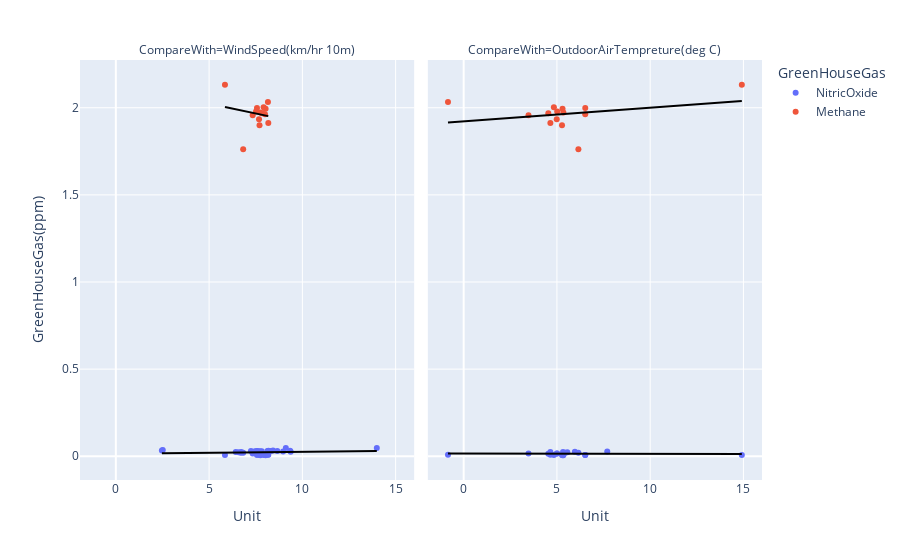
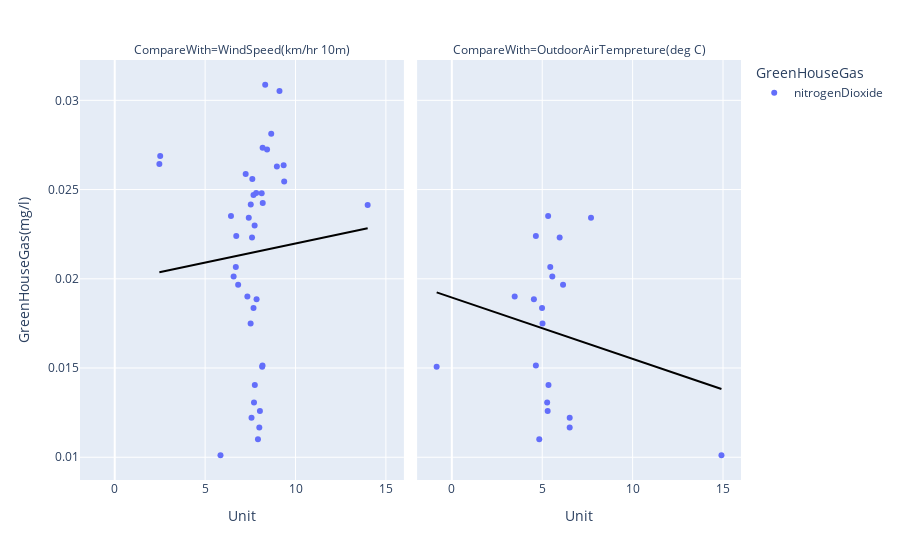
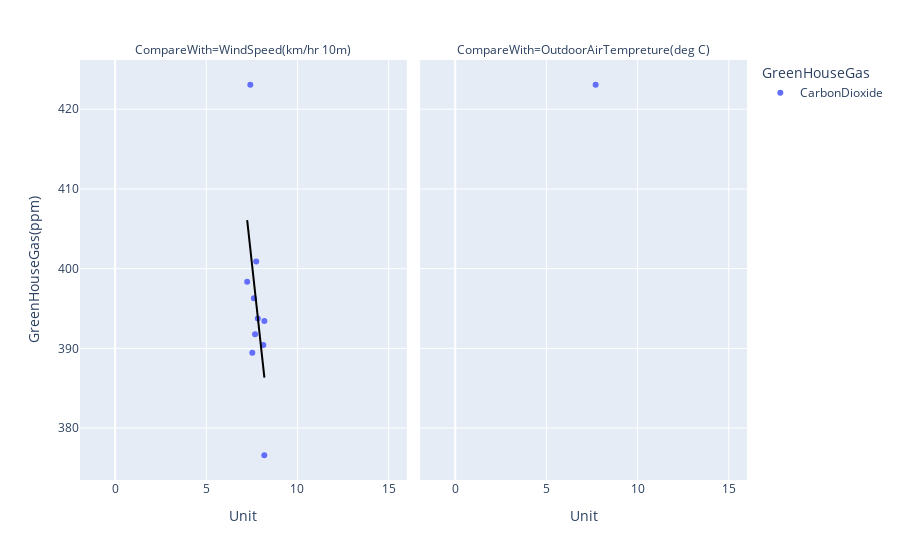

Write notebook code for charts like these, in order.
### Code cell
fig1 = px.scatter(combinedTableFor2, x="Unit", y="GreenHouseGas(ppm)", facet_col="CompareWith", color="GreenHouseGas", 
                 trendline="ols", trendline_color_override="black")
fig1.show()
fig2 = px.scatter(combinedTableFor2NO2, x="Unit", y="GreenHouseGas(mg/l)", facet_col="CompareWith", color="GreenHouseGas", 
                 trendline="ols", trendline_color_override="black")
fig2.show()
fig3 = px.scatter(carbonWST, x="Unit", y="GreenHouseGas(ppm)", facet_col="CompareWith", color="GreenHouseGas", 
                 trendline="ols", trendline_color_override="black")
fig3.show()

### Figure 1 — Plotly figure (JSON) as saved in the notebook; plotly's stock layout.template omitted (floating-point values rounded to 4 significant figures)
{"data": [{"hovertemplate": "GreenHouseGas=NitricOxide<br>CompareWith=WindSpeed(km/hr 10m)<br>Unit=%{x}<br>GreenHouseGas(ppm)=%{y}<extra></extra>", "legendgroup": "NitricOxide", "marker": {"color": "#636efa", "symbol": "circle"}, "mode": "markers", "name": "NitricOxide", "orientation": "v", "showlegend": true, "type": "scatter", "x": [13.99, 8.323, 8.427, 9.343, 9.374, 9.114, 2.469, 2.515, 8.656, 8.968, 8.181, 8.129, 7.825, 8.187, 7.525, 7.675, 7.611, 7.243, 7.738, 7.415, 7.595, 6.722, 6.43, 6.697, 6.577, 6.827, 7.337, 7.677, 7.846, 7.516, 8.173, 7.703, 7.748, 7.923, 7.997, 7.566, 8.031, 8.155, 5.85], "xaxis": "x", "y": [0.04699, 0.03002, 0.03318, 0.03181, 0.02544, 0.04767, 0.03344, 0.03613, 0.03004, 0.02729, 0.03196, 0.03062, 0.0286, 0.02931, 0.03052, 0.02662, 0.0307, 0.02992, 0.02852, 0.02747, 0.02588, 0.02495, 0.02451, 0.02092, 0.02267, 0.01969, 0.01667, 0.01645, 0.01476, 0.01661, 0.009, 0.007857, 0.006564, 0.006772, 0.007544, 0.00747, 0.005938, 0.009245, 0.006944], "yaxis": "y"}, {"hovertemplate": "<b>OLS trendline</b><br>GreenHouseGas(ppm) = 0.00102699 * Unit + 0.0153729<br>R<sup>2</sup>=0.026501<br><br>GreenHouseGas=NitricOxide<br>CompareWith=WindSpeed(km/hr 10m)<br>Unit=%{x}<br>GreenHouseGas(ppm)=%{y} <b>(trend)</b><extra></extra>", "legendgroup": "NitricOxide", "line": {"color": "black"}, "marker": {"color": "#636efa", "symbol": "circle"}, "mode": "lines", "name": "NitricOxide", "showlegend": false, "type": "scatter", "x": [2.469, 2.515, 5.85, 6.43, 6.577, 6.697, 6.722, 6.827, 7.243, 7.337, 7.415, 7.516, 7.525, 7.566, 7.595, 7.611, 7.675, 7.677, 7.703, 7.738, 7.748, 7.825, 7.846, 7.923, 7.997, 8.031, 8.129, 8.155, 8.173, 8.181, 8.187, 8.323, 8.427, 8.656, 8.968, 9.114, 9.343, 9.374, 13.99], "xaxis": "x", "y": [0.01791, 0.01796, 0.02138, 0.02198, 0.02213, 0.02225, 0.02228, 0.02238, 0.02281, 0.02291, 0.02299, 0.02309, 0.0231, 0.02314, 0.02317, 0.02319, 0.02325, 0.02326, 0.02328, 0.02332, 0.02333, 0.02341, 0.02343, 0.02351, 0.02359, 0.02362, 0.02372, 0.02375, 0.02377, 0.02377, 0.02378, 0.02392, 0.02403, 0.02426, 0.02458, 0.02473, 0.02497, 0.025, 0.02974], "yaxis": "y"}, {"hovertemplate": "GreenHouseGas=NitricOxide<br>CompareWith=OutdoorAirTempreture(deg C)<br>Unit=%{x}<br>GreenHouseGas(ppm)=%{y}<extra></extra>", "legendgroup": "NitricOxide", "marker": {"color": "#636efa", "symbol": "circle"}, "mode": "markers", "name": "NitricOxide", "orientation": "v", "showlegend": false, "type": "scatter", "x": [null, null, null, null, null, null, null, null, null, null, null, null, null, null, null, null, null, null, null, 7.698, 5.964, 4.648, 5.327, 5.444, 5.557, 6.151, 3.476, 4.989, 4.538, 5.014, 4.649, 5.272, 5.345, 4.836, 6.518, 6.519, 5.3, -0.8408, 14.91], "xaxis": "x2", "y": [0.04699, 0.03002, 0.03318, 0.03181, 0.02544, 0.04767, 0.03344, 0.03613, 0.03004, 0.02729, 0.03196, 0.03062, 0.0286, 0.02931, 0.03052, 0.02662, 0.0307, 0.02992, 0.02852, 0.02747, 0.02588, 0.02495, 0.02451, 0.02092, 0.02267, 0.01969, 0.01667, 0.01645, 0.01476, 0.01661, 0.009, 0.007857, 0.006564, 0.006772, 0.007544, 0.00747, 0.005938, 0.009245, 0.006944], "yaxis": "y2"}, {"hovertemplate": "<b>OLS trendline</b><br>GreenHouseGas(ppm) = -0.000127418 * Unit + 0.0156052<br>R<sup>2</sup>=0.002114<br><br>GreenHouseGas=NitricOxide<br>CompareWith=OutdoorAirTempreture(deg C)<br>Unit=%{x}<br>GreenHouseGas(ppm)=%{y} <b>(trend)</b><extra></extra>", "legendgroup": "NitricOxide", "line": {"color": "black"}, "marker": {"color": "#636efa", "symbol": "circle"}, "mode": "lines", "name": "NitricOxide", "showlegend": false, "type": "scatter", "x": [-0.8408, 3.476, 4.538, 4.648, 4.649, 4.836, 4.989, 5.014, 5.272, 5.3, 5.327, 5.345, 5.444, 5.557, 5.964, 6.151, 6.518, 6.519, 7.698, 14.91], "xaxis": "x2", "y": [0.01571, 0.01516, 0.01503, 0.01501, 0.01501, 0.01499, 0.01497, 0.01497, 0.01493, 0.01493, 0.01493, 0.01492, 0.01491, 0.0149, 0.01485, 0.01482, 0.01477, 0.01477, 0.01462, 0.0137], "yaxis": "y2"}, {"hovertemplate": "GreenHouseGas=Methane<br>CompareWith=WindSpeed(km/hr 10m)<br>Unit=%{x}<br>GreenHouseGas(ppm)=%{y}<extra></extra>", "legendgroup": "Methane", "marker": {"color": "#EF553B", "symbol": "circle"}, "mode": "markers", "name": "Methane", "orientation": "v", "showlegend": true, "type": "scatter", "x": [6.827, 7.337, 7.677, 7.846, 7.516, 8.173, 7.703, 7.748, 7.923, 7.997, 7.566, 8.031, 8.155, 5.85, 13.99, 8.323, 8.427, 9.343, 9.374, 9.114, 2.469, 2.515, 8.656, 8.968, 8.181, 8.129, 7.825, 8.187, 7.525, 7.675, 7.611, 7.243, 7.738, 7.415, 7.595, 6.722, 6.43, 6.697, 6.577], "xaxis": "x", "y": [1.762, 1.957, 1.934, 1.968, 1.978, 1.912, 1.9, 1.973, 2.003, 1.962, 1.999, 1.994, 2.033, 2.132, null, null, null, null, null, null, null, null, null, null, null, null, null, null, null, null, null, null, null, null, null, null, null, null, null], "yaxis": "y"}, {"hovertemplate": "<b>OLS trendline</b><br>GreenHouseGas(ppm) = -0.0226163 * Unit + 2.13669<br>R<sup>2</sup>=0.029513<br><br>GreenHouseGas=Methane<br>CompareWith=WindSpeed(km/hr 10m)<br>Unit=%{x}<br>GreenHouseGas(ppm)=%{y} <b>(trend)</b><extra></extra>", "legendgroup": "Methane", "line": {"color": "black"}, "marker": {"color": "#EF553B", "symbol": "circle"}, "mode": "lines", "name": "Methane", "showlegend": false, "type": "scatter", "x": [5.85, 6.827, 7.337, 7.516, 7.566, 7.677, 7.703, 7.748, 7.846, 7.923, 7.997, 8.031, 8.155, 8.173], "xaxis": "x", "y": [2.004, 1.982, 1.971, 1.967, 1.966, 1.963, 1.962, 1.961, 1.959, 1.958, 1.956, 1.955, 1.952, 1.952], "yaxis": "y"}, {"hovertemplate": "GreenHouseGas=Methane<br>CompareWith=OutdoorAirTempreture(deg C)<br>Unit=%{x}<br>GreenHouseGas(ppm)=%{y}<extra></extra>", "legendgroup": "Methane", "marker": {"color": "#EF553B", "symbol": "circle"}, "mode": "markers", "name": "Methane", "orientation": "v", "showlegend": false, "type": "scatter", "x": [6.151, 3.476, 4.989, 4.538, 5.014, 4.649, 5.272, 5.345, 4.836, 6.518, 6.519, 5.3, -0.8408, 14.91, 7.698, 5.964, 4.648, 5.327, 5.444, 5.557], "xaxis": "x2", "y": [1.762, 1.957, 1.934, 1.968, 1.978, 1.912, 1.9, 1.973, 2.003, 1.962, 1.999, 1.994, 2.033, 2.132, null, null, null, null, null, null], "yaxis": "y2"}, {"hovertemplate": "<b>OLS trendline</b><br>GreenHouseGas(ppm) = 0.00786951 * Unit + 1.92179<br>R<sup>2</sup>=0.100333<br><br>GreenHouseGas=Methane<br>CompareWith=OutdoorAirTempreture(deg C)<br>Unit=%{x}<br>GreenHouseGas(ppm)=%{y} <b>(trend)</b><extra></extra>", "legendgroup": "Methane", "line": {"color": "black"}, "marker": {"color": "#EF553B", "symbol": "circle"}, "mode": "lines", "name": "Methane", "showlegend": false, "type": "scatter", "x": [-0.8408, 3.476, 4.538, 4.649, 4.836, 4.989, 5.014, 5.272, 5.3, 5.345, 6.151, 6.518, 6.519, 14.91], "xaxis": "x2", "y": [1.915, 1.949, 1.958, 1.958, 1.96, 1.961, 1.961, 1.963, 1.963, 1.964, 1.97, 1.973, 1.973, 2.039], "yaxis": "y2"}], "layout": {"annotations": [{"font": {}, "showarrow": false, "text": "CompareWith=WindSpeed(km/hr 10m)", "x": 0.245, "xanchor": "center", "xref": "paper", "y": 1, "yanchor": "bottom", "yref": "paper"}, {"font": {}, "showarrow": false, "text": "CompareWith=OutdoorAirTempreture(deg C)", "x": 0.755, "xanchor": "center", "xref": "paper", "y": 1, "yanchor": "bottom", "yref": "paper"}], "legend": {"title": {"text": "GreenHouseGas"}, "tracegroupgap": 0}, "margin": {"t": 60}, "xaxis": {"anchor": "y", "domain": [0, 0.49], "title": {"text": "Unit"}}, "xaxis2": {"anchor": "y2", "domain": [0.51, 1], "matches": "x", "title": {"text": "Unit"}}, "yaxis": {"anchor": "x", "domain": [0, 1], "title": {"text": "GreenHouseGas(ppm)"}}, "yaxis2": {"anchor": "x2", "domain": [0, 1], "matches": "y", "showticklabels": false}}}

### Figure 2 — Plotly figure (JSON) as saved in the notebook; plotly's stock layout.template omitted (floating-point values rounded to 4 significant figures)
{"data": [{"hovertemplate": "GreenHouseGas=nitrogenDioxide<br>CompareWith=WindSpeed(km/hr 10m)<br>Unit=%{x}<br>GreenHouseGas(mg/l)=%{y}<extra></extra>", "legendgroup": "nitrogenDioxide", "marker": {"color": "#636efa", "symbol": "circle"}, "mode": "markers", "name": "nitrogenDioxide", "orientation": "v", "showlegend": true, "type": "scatter", "x": [13.99, 8.323, 8.427, 9.343, 9.374, 9.114, 2.469, 2.515, 8.656, 8.968, 8.181, 8.129, 7.825, 8.187, 7.525, 7.675, 7.611, 7.243, 7.738, 7.415, 7.595, 6.722, 6.43, 6.697, 6.577, 6.827, 7.337, 7.677, 7.846, 7.516, 8.173, 7.703, 7.748, 7.923, 7.997, 7.566, 8.031, 8.155, 5.85], "xaxis": "x", "y": [0.02413, 0.03087, 0.02724, 0.02637, 0.02545, 0.03053, 0.02644, 0.02688, 0.02813, 0.0263, 0.02735, 0.0248, 0.02481, 0.02424, 0.02417, 0.0247, 0.0256, 0.02587, 0.02299, 0.02342, 0.02231, 0.0224, 0.02353, 0.02067, 0.02012, 0.01967, 0.019, 0.01837, 0.01885, 0.0175, 0.01514, 0.01307, 0.01405, 0.01101, 0.01167, 0.01221, 0.01259, 0.01507, 0.01011], "yaxis": "y"}, {"hovertemplate": "<b>OLS trendline</b><br>GreenHouseGas(mg/l) = 0.00021394 * Unit + 0.0198372<br>R<sup>2</sup>=0.004226<br><br>GreenHouseGas=nitrogenDioxide<br>CompareWith=WindSpeed(km/hr 10m)<br>Unit=%{x}<br>GreenHouseGas(mg/l)=%{y} <b>(trend)</b><extra></extra>", "legendgroup": "nitrogenDioxide", "line": {"color": "black"}, "marker": {"color": "#636efa", "symbol": "circle"}, "mode": "lines", "name": "nitrogenDioxide", "showlegend": false, "type": "scatter", "x": [2.469, 2.515, 5.85, 6.43, 6.577, 6.697, 6.722, 6.827, 7.243, 7.337, 7.415, 7.516, 7.525, 7.566, 7.595, 7.611, 7.675, 7.677, 7.703, 7.738, 7.748, 7.825, 7.846, 7.923, 7.997, 8.031, 8.129, 8.155, 8.173, 8.181, 8.187, 8.323, 8.427, 8.656, 8.968, 9.114, 9.343, 9.374, 13.99], "xaxis": "x", "y": [0.02037, 0.02038, 0.02109, 0.02121, 0.02124, 0.02127, 0.02128, 0.0213, 0.02139, 0.02141, 0.02142, 0.02145, 0.02145, 0.02146, 0.02146, 0.02147, 0.02148, 0.02148, 0.02149, 0.02149, 0.02149, 0.02151, 0.02152, 0.02153, 0.02155, 0.02156, 0.02158, 0.02158, 0.02159, 0.02159, 0.02159, 0.02162, 0.02164, 0.02169, 0.02176, 0.02179, 0.02184, 0.02184, 0.02283], "yaxis": "y"}, {"hovertemplate": "GreenHouseGas=nitrogenDioxide<br>CompareWith=OutdoorAirTempreture(deg C)<br>Unit=%{x}<br>GreenHouseGas(mg/l)=%{y}<extra></extra>", "legendgroup": "nitrogenDioxide", "marker": {"color": "#636efa", "symbol": "circle"}, "mode": "markers", "name": "nitrogenDioxide", "orientation": "v", "showlegend": false, "type": "scatter", "x": [null, null, null, null, null, null, null, null, null, null, null, null, null, null, null, null, null, null, null, 7.698, 5.964, 4.648, 5.327, 5.444, 5.557, 6.151, 3.476, 4.989, 4.538, 5.014, 4.649, 5.272, 5.345, 4.836, 6.518, 6.519, 5.3, -0.8408, 14.91], "xaxis": "x2", "y": [0.02413, 0.03087, 0.02724, 0.02637, 0.02545, 0.03053, 0.02644, 0.02688, 0.02813, 0.0263, 0.02735, 0.0248, 0.02481, 0.02424, 0.02417, 0.0247, 0.0256, 0.02587, 0.02299, 0.02342, 0.02231, 0.0224, 0.02353, 0.02067, 0.02012, 0.01967, 0.019, 0.01837, 0.01885, 0.0175, 0.01514, 0.01307, 0.01405, 0.01101, 0.01167, 0.01221, 0.01259, 0.01507, 0.01011], "yaxis": "y2"}, {"hovertemplate": "<b>OLS trendline</b><br>GreenHouseGas(mg/l) = -0.000343474 * Unit + 0.0189499<br>R<sup>2</sup>=0.046316<br><br>GreenHouseGas=nitrogenDioxide<br>CompareWith=OutdoorAirTempreture(deg C)<br>Unit=%{x}<br>GreenHouseGas(mg/l)=%{y} <b>(trend)</b><extra></extra>", "legendgroup": "nitrogenDioxide", "line": {"color": "black"}, "marker": {"color": "#636efa", "symbol": "circle"}, "mode": "lines", "name": "nitrogenDioxide", "showlegend": false, "type": "scatter", "x": [-0.8408, 3.476, 4.538, 4.648, 4.649, 4.836, 4.989, 5.014, 5.272, 5.3, 5.327, 5.345, 5.444, 5.557, 5.964, 6.151, 6.518, 6.519, 7.698, 14.91], "xaxis": "x2", "y": [0.01924, 0.01776, 0.01739, 0.01735, 0.01735, 0.01729, 0.01724, 0.01723, 0.01714, 0.01713, 0.01712, 0.01711, 0.01708, 0.01704, 0.0169, 0.01684, 0.01671, 0.01671, 0.01631, 0.01383], "yaxis": "y2"}], "layout": {"annotations": [{"font": {}, "showarrow": false, "text": "CompareWith=WindSpeed(km/hr 10m)", "x": 0.245, "xanchor": "center", "xref": "paper", "y": 1, "yanchor": "bottom", "yref": "paper"}, {"font": {}, "showarrow": false, "text": "CompareWith=OutdoorAirTempreture(deg C)", "x": 0.755, "xanchor": "center", "xref": "paper", "y": 1, "yanchor": "bottom", "yref": "paper"}], "legend": {"title": {"text": "GreenHouseGas"}, "tracegroupgap": 0}, "margin": {"t": 60}, "xaxis": {"anchor": "y", "domain": [0, 0.49], "title": {"text": "Unit"}}, "xaxis2": {"anchor": "y2", "domain": [0.51, 1], "matches": "x", "title": {"text": "Unit"}}, "yaxis": {"anchor": "x", "domain": [0, 1], "title": {"text": "GreenHouseGas(mg/l)"}}, "yaxis2": {"anchor": "x2", "domain": [0, 1], "matches": "y", "showticklabels": false}}}

### Figure 3 — Plotly figure (JSON) as saved in the notebook; plotly's stock layout.template omitted (floating-point values rounded to 4 significant figures)
{"data": [{"hovertemplate": "GreenHouseGas=CarbonDioxide<br>CompareWith=WindSpeed(km/hr 10m)<br>Unit=%{x}<br>GreenHouseGas(ppm)=%{y}<extra></extra>", "legendgroup": "CarbonDioxide", "marker": {"color": "#636efa", "symbol": "circle"}, "mode": "markers", "name": "CarbonDioxide", "orientation": "v", "showlegend": true, "type": "scatter", "x": [8.181, 8.129, 7.825, 8.187, 7.525, 7.675, 7.611, 7.243, 7.738, 7.415, 13.99, 8.323, 8.427, 9.343, 9.374, 9.114, 2.469, 2.515, 8.656, 8.968, 7.595, 6.722, 6.43, 6.697, 6.577, 6.827, 7.337, 7.677, 7.846, 7.516, 8.173, 7.703, 7.748, 7.923, 7.997, 7.566, 8.031, 8.155, 5.85], "xaxis": "x", "y": [376.6, 390.4, 393.8, 393.4, 389.5, 391.8, 396.3, 398.4, 400.9, 423.1, null, null, null, null, null, null, null, null, null, null, null, null, null, null, null, null, null, null, null, null, null, null, null, null, null, null, null, null, null], "yaxis": "y"}, {"hovertemplate": "<b>OLS trendline</b><br>GreenHouseGas(ppm) = -20.9459 * Unit + 557.797<br>R<sup>2</sup>=0.343766<br><br>GreenHouseGas=CarbonDioxide<br>CompareWith=WindSpeed(km/hr 10m)<br>Unit=%{x}<br>GreenHouseGas(ppm)=%{y} <b>(trend)</b><extra></extra>", "legendgroup": "CarbonDioxide", "line": {"color": "black"}, "marker": {"color": "#636efa", "symbol": "circle"}, "mode": "lines", "name": "CarbonDioxide", "showlegend": false, "type": "scatter", "x": [7.243, 7.415, 7.525, 7.611, 7.675, 7.738, 7.825, 8.129, 8.181, 8.187], "xaxis": "x", "y": [406.1, 402.5, 400.2, 398.4, 397.0, 395.7, 393.9, 387.5, 386.4, 386.3], "yaxis": "y"}, {"hovertemplate": "GreenHouseGas=CarbonDioxide<br>CompareWith=OutdoorAirTempreture(deg C)<br>Unit=%{x}<br>GreenHouseGas(ppm)=%{y}<extra></extra>", "legendgroup": "CarbonDioxide", "marker": {"color": "#636efa", "symbol": "circle"}, "mode": "markers", "name": "CarbonDioxide", "orientation": "v", "showlegend": false, "type": "scatter", "x": [null, null, null, null, null, null, null, null, null, 7.698, 5.964, 4.648, 5.327, 5.444, 5.557, 6.151, 3.476, 4.989, 4.538, 5.014, 4.649, 5.272, 5.345, 4.836, 6.518, 6.519, 5.3, -0.8408, 14.91], "xaxis": "x2", "y": [376.6, 390.4, 393.8, 393.4, 389.5, 391.8, 396.3, 398.4, 400.9, 423.1, null, null, null, null, null, null, null, null, null, null, null, null, null, null, null, null, null, null, null], "yaxis": "y2"}, {"hovertemplate": "GreenHouseGas=CarbonDioxide<br>CompareWith=OutdoorAirTempreture(deg C)<extra></extra>", "legendgroup": "CarbonDioxide", "line": {"color": "black"}, "marker": {"color": "#636efa", "symbol": "circle"}, "mode": "lines", "name": "CarbonDioxide", "showlegend": false, "type": "scatter", "xaxis": "x2", "yaxis": "y2"}], "layout": {"annotations": [{"font": {}, "showarrow": false, "text": "CompareWith=WindSpeed(km/hr 10m)", "x": 0.245, "xanchor": "center", "xref": "paper", "y": 1, "yanchor": "bottom", "yref": "paper"}, {"font": {}, "showarrow": false, "text": "CompareWith=OutdoorAirTempreture(deg C)", "x": 0.755, "xanchor": "center", "xref": "paper", "y": 1, "yanchor": "bottom", "yref": "paper"}], "legend": {"title": {"text": "GreenHouseGas"}, "tracegroupgap": 0}, "margin": {"t": 60}, "xaxis": {"anchor": "y", "domain": [0, 0.49], "title": {"text": "Unit"}}, "xaxis2": {"anchor": "y2", "domain": [0.51, 1], "matches": "x", "title": {"text": "Unit"}}, "yaxis": {"anchor": "x", "domain": [0, 1], "title": {"text": "GreenHouseGas(ppm)"}}, "yaxis2": {"anchor": "x2", "domain": [0, 1], "matches": "y", "showticklabels": false}}}
